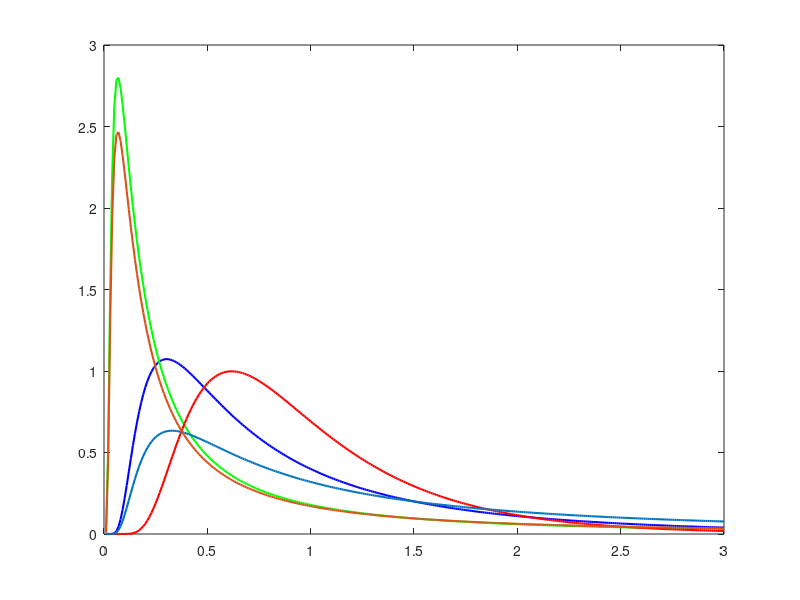

This figure's MATLAB source:
X = 0:0.01:3; %range of x to compute the theoretical pdf
lambda=1;mu=1;
% Plot of the PDF of the Inverse Gaussian distribution with different
% parameters as reported on wikipedia.

fx_theory = (lambda./(2*pi*X.^3)).^(1/2).*exp(-lambda*(X-mu).^2./(2*mu^2*X));
plot(X,fx_theory,'blue','Linewidth',1.5); %plot computed theoretical PDF
hold on;
lambda=0.2;mu=1;
fx_theory = (lambda./(2*pi*X.^3)).^(1/2).*exp(-lambda*(X-mu).^2./(2*mu^2*X));
plot(X,fx_theory,'green','Linewidth',1.5); %plot computed theoretical PDF
lambda=3;mu=1;
fx_theory = (lambda./(2*pi*X.^3)).^(1/2).*exp(-lambda*(X-mu).^2./(2*mu^2*X));
plot(X,fx_theory,'red','Linewidth',1.5); %plot computed theoretical PDF
lambda=1;mu=3;
fx_theory = (lambda./(2*pi*X.^3)).^(1/2).*exp(-lambda*(X-mu).^2./(2*mu^2*X));
plot(X,fx_theory,'Linewidth',1.5); %plot computed theoretical PDF
lambda=0.2;mu=3;
fx_theory = (lambda./(2*pi*X.^3)).^(1/2).*exp(-lambda*(X-mu).^2./(2*mu^2*X));
plot(X,fx_theory,'Linewidth',1.5); %plot computed theoretical PDF
